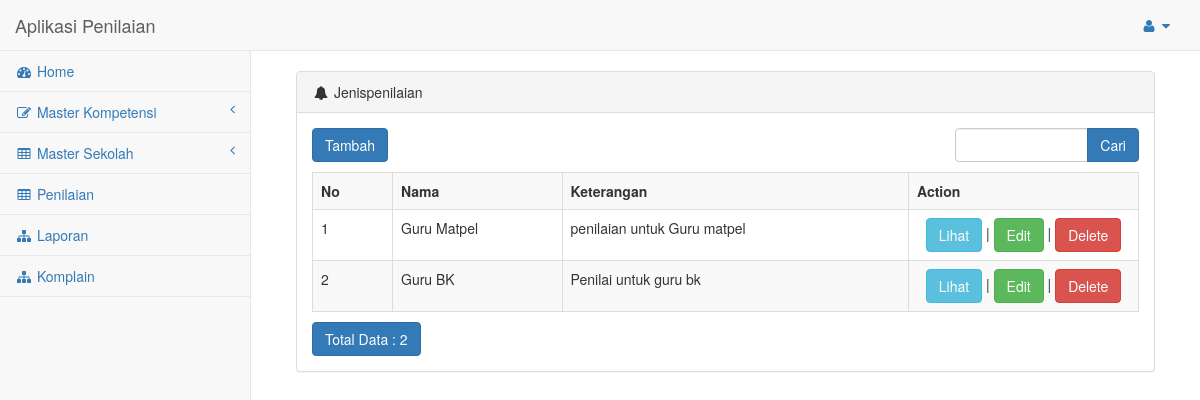
The app's page /index.php/jenispenilaian with its own data.
### tables this page shows
CREATE TABLE IF NOT EXISTS `jenispenilaian` (
  `kodejenis` varchar(10) NOT NULL,
  `nama` varchar(50) NOT NULL,
  `keterangan` text NOT NULL
);

### application/controllers/Jenispenilaian.php (called while the page is built, shortened)
<?php
class Jenispenilaian extends CI_Controller
{
    function __construct()
    {
        $this->load->model('M_jenispenilaian');
        $this->load->library('form_validation');
        $this->load->model('CodeGenerator');
    }
    public function index()
    {
         $this->load->view('nav');
        $this->load->library('pagination');
        $cari = urldecode($this->input->get('cari'));
        $start = intval($this->input->get('start'));
        if ($cari <> '') {
            $config['base_url'] = base_url() . 'jenispenilaian/index.html?cari=' . urlencode($cari);
            $config['first_url'] = base_url() . 'jenispenilaian/index.html?cari=' . urlencode($cari);
        } else {
            $config['base_url'] = base_url() . 'jenispenilaian/index.html';
            $config['first_url'] = base_url() . 'jenispenilaian/index.html';
        }
        $config['per_page'] = 10;
        $config['page_query_string'] = TRUE;
        $config['total_rows'] = $this->M_jenispenilaian->total_rows($cari);
        $jenispenilaian = $this->M_jenispenilaian->get_limit_data($config['per_page'], $start, $cari);
        $this->pagination->initialize($config);
        $data = array(
            'jenispenilaian_data' => $jenispenilaian,
            'cari' => $cari,
            'pagination' => $this->pagination->create_links(),
            'total_rows' => $config['total_rows'],
            'start' => $start,
        );
        $this->load->view('jenispenilaian/v_jenispenilaian', $data);
         $this->load->view('foot');
    }
}

### index.php (called while the page is built, shortened)
<?php
require_once BASEPATH.'core/CodeIgniter.php';

### application/config/config.php (called while the page is built, shortened)
<?php
$config['base_url'] = "http://localhost/kinerja_res";
$config['index_page'] = '';
$config['uri_protocol']	= 'REQUEST_URI';
$config['url_suffix'] = '.html';
$config['language']	= 'english';
$config['charset'] = 'UTF-8';
$config['enable_hooks'] = FALSE;
$config['subclass_prefix'] = 'MY_';
$config['composer_autoload'] = FALSE;
$config['permitted_uri_chars'] = 'a-z 0-9~%.:_\-';
$config['allow_get_array'] = TRUE;
$config['enable_query_strings'] = FALSE;
$config['controller_trigger'] = 'c';
$config['function_trigger'] = 'm';
$config['directory_trigger'] = 'd';
$config['log_threshold'] = 0;
$config['log_path'] = '';
$config['log_file_extension'] = '';
$config['log_file_permissions'] = 0644;
$config['log_date_format'] = 'Y-m-d H:i:s';
$config['error_views_path'] = '';
$config['cache_path'] = '';
$config['cache_query_string'] = FALSE;
$config['encryption_key'] = 'harviacode';
$config['sess_driver'] = 'files';
$config['sess_cookie_name'] = 'ci_session';
$config['sess_expiration'] = 7200;
$config['sess_save_path'] = NULL;
$config['sess_match_ip'] = FALSE;
$config['sess_time_to_update'] = 300;
$config['sess_regenerate_destroy'] = FALSE;
$config['cookie_prefix']	= '';
$config['cookie_domain']	= '';
$config['cookie_path']		= '/';
$config['cookie_secure']	= FALSE;
$config['cookie_httponly'] 	= FALSE;
$config['standardize_newlines'] = FALSE;
$config['global_xss_filtering'] = FALSE;
$config['csrf_protection'] = FALSE;
$config['csrf_token_name'] = 'csrf_test_name';
$config['csrf_cookie_name'] = 'csrf_cookie_name';
$config['csrf_expire'] = 7200;
$config['csrf_regenerate'] = TRUE;
$config['csrf_exclude_uris'] = array();
$config['compress_output'] = FALSE;
$config['time_reference'] = 'local';
$config['rewrite_short_tags'] = FALSE;
$config['proxy_ips'] = '';

### application/config/pagination.php (called while the page is built, shortened)
<?php  if ( ! defined('BASEPATH')) exit('No direct script access allowed');
$config['query_string_segment'] = 'start';
$config['full_tag_open'] = '<nav><ul class="pagination" style="margin-top:0px">';
$config['full_tag_close'] = '</ul></nav>';
$config['first_link'] = 'First';
$config['first_tag_open'] = '<li>';
$config['first_tag_close'] = '</li>';
$config['last_link'] = 'Last';
$config['last_tag_open'] = '<li>';
$config['last_tag_close'] = '</li>';
$config['next_link'] = 'Next';
$config['next_tag_open'] = '<li>';
$config['next_tag_close'] = '</li>';

### application/models/M_jenispenilaian.php (called while the page is built, shortened)
<?php
class M_jenispenilaian extends CI_Model
{
    public $table = 'jenispenilaian';
    function total_rows() {
        $this->db->from($this->table);
        return $this->db->count_all_results();
    }
    function get_limit_data($limit, $start = 0, $cari = NULL) {
        $this->db->like('kodejenis', $cari);
	$this->db->or_like('nama', $cari);
	$this->db->or_like('keterangan', $cari);
	$this->db->limit($limit, $start);
        return $this->db->get($this->table)->result();
    }
}

### application/views/jenispenilaian/v_jenispenilaian.php (the view, shortened to what this page needs)
<div class="col-lg-12">
                    <div class="panel panel-default">
                        <div class="panel-heading">
                            <i class="fa fa-bell fa-fw"></i> Jenispenilaian
                        </div>
                         <div class="panel-body">
        <div class="row" style="margin-bottom: 10px">
            <div class="col-md-4">
                <?php echo anchor(site_url('jenispenilaian/insert'),'Tambah', 'class="btn btn-primary"'); ?>
            </div>
            <div class="col-md-4 text-center">
            </div>
            <div class="col-md-1 text-right">
            </div>
            <div class="col-md-3 text-right">
                <form action="<?php echo site_url('jenispenilaian/index'); ?>" class="form-inline" method="get">
                    <div class="input-group">
                        <input type="text" class="form-control" name="cari" value="<?php echo $cari; ?>">
                        <span class="input-group-btn">
                          <button class="btn btn-primary" type="submit">Cari</button>
                        </span>
                    </div>
                </form>
            </div>
        </div>
        <table class="table table-striped table-bordered table-hover" style="margin-bottom: 10px">
            <tr>
                <th>No</th>
		<th>Nama</th>
		<th>Keterangan</th>
		<th>Action</th>
            </tr><?php
            foreach ($jenispenilaian_data as $jenispenilaian)
            {
                ?>
                <tr>
			<td width="80px"><?php echo ++$start ?></td>
			<td><?php echo $jenispenilaian->nama ?></td>
			<td><?php echo $jenispenilaian->keterangan ?></td>
			<td style="text-align:center" width="230px">
				<?php
				echo anchor(site_url('jenispenilaian/view/'.$jenispenilaian->kodejenis),'Lihat','class="btn btn-info"');
				echo ' | ';
				echo anchor(site_url('jenispenilaian/update/'.$jenispenilaian->kodejenis),'Edit','class="btn btn-success"');
				echo ' | ';
				echo anchor(site_url('jenispenilaian/delete/'.$jenispenilaian->kodejenis),'Delete','class="btn btn-danger" onclick="javasciprt: return confirm(\'Are You Sure ?\')"');
				?>
			</td>
		</tr>
                <?php
            }
            ?>
        </table>
        <div class="row">
            <div class="col-md-6">
                <a href="#" class="btn btn-primary">Total Data : <?php echo $total_rows ?></a>
	    </div>
            <div class="col-md-6 text-right">
            </div>
        </div></div></div></div>

### records on screen
jenispenilaian: nama "Guru Matpel", keterangan "penilaian untuk Guru matpel", kodejenis "Lihat", kodejenis "Edit", kodejenis "Delete"
jenispenilaian: nama "Guru BK", keterangan "Penilai untuk guru bk", kodejenis "Lihat", kodejenis "Edit", kodejenis "Delete"

### other values on screen
$total_rows "2"
